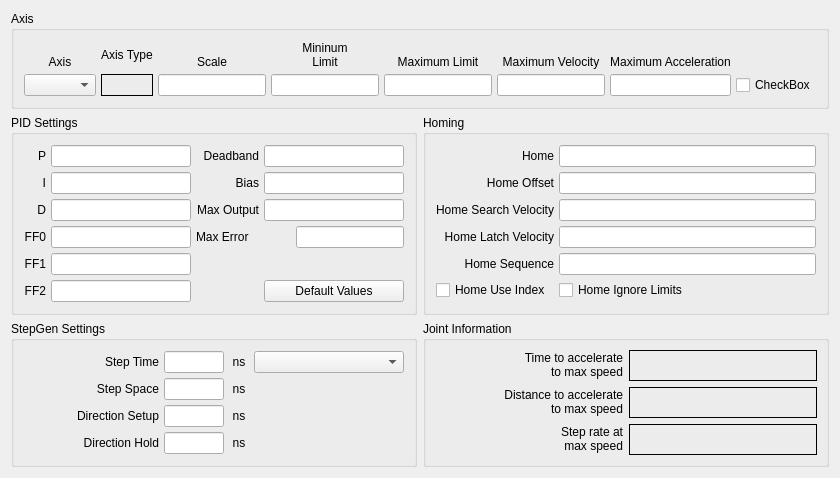
          <widget class="QWidget" name="joint4tab">
           <attribute name="title">
            <string>Joint 4</string>
           </attribute>
           <layout class="QGridLayout" name="gridLayout_25">
            <item row="0" column="0" colspan="2">
             <widget class="QGroupBox" name="jointAxisGroup_4">
              <property name="title">
               <string>Axis</string>
              </property>
              <layout class="QGridLayout" name="gridLayout_22">
               <property name="leftMargin">
                <number>10</number>
               </property>
               <property name="topMargin">
                <number>10</number>
               </property>
               <property name="rightMargin">
                <number>10</number>
               </property>
               <property name="bottomMargin">
                <number>10</number>
               </property>
               <property name="spacing">
                <number>5</number>
               </property>
               <item row="1" column="0">
                <widget class="QComboBox" name="axisCB_4"/>
               </item>
               <item row="0" column="3">
                <widget class="QLabel" name="label_66">
                 <property name="text">
                  <string>&lt;html&gt;&lt;head/&gt;&lt;body&gt;&lt;p&gt;Mininum&lt;br/&gt;Limit&lt;/p&gt;&lt;/body&gt;&lt;/html&gt;</string>
                 </property>
                 <property name="alignment">
                  <set>Qt::AlignBottom|Qt::AlignHCenter</set>
                 </property>
                 <property name="wordWrap">
                  <bool>true</bool>
                 </property>
                </widget>
               </item>
               <item row="0" column="0">
                <widget class="QLabel" name="label_59">
                 <property name="text">
                  <string>Axis</string>
                 </property>
                 <property name="alignment">
                  <set>Qt::AlignBottom|Qt::AlignHCenter</set>
                 </property>
                </widget>
               </item>
               <item row="1" column="3">
                <widget class="QLineEdit" name="minLimit_4">
                 <property name="alignment">
                  <set>Qt::AlignRight|Qt::AlignTrailing|Qt::AlignVCenter</set>
                 </property>
                </widget>
               </item>
               <item row="1" column="4">
                <widget class="QLineEdit" name="maxLimit_4">
                 <property name="alignment">
                  <set>Qt::AlignRight|Qt::AlignTrailing|Qt::AlignVCenter</set>
                 </property>
                </widget>
               </item>
               <item row="0" column="4">
                <widget class="QLabel" name="label_71">
                 <property name="text">
                  <string>Maximum Limit</string>
                 </property>
                 <property name="textFormat">
                  <enum>Qt::AutoText</enum>
                 </property>
                 <property name="alignment">
                  <set>Qt::AlignBottom|Qt::AlignHCenter</set>
                 </property>
                 <property name="wordWrap">
                  <bool>true</bool>
                 </property>
                </widget>
               </item>
               <item row="0" column="5">
                <widget class="QLabel" name="label_80">
                 <property name="text">
                  <string>Maximum Velocity</string>
                 </property>
                 <property name="alignment">
                  <set>Qt::AlignBottom|Qt::AlignHCenter</set>
                 </property>
                 <property name="wordWrap">
                  <bool>true</bool>
                 </property>
                </widget>
               </item>
               <item row="1" column="5">
                <widget class="QLineEdit" name="maxVelocity_4">
                 <property name="alignment">
                  <set>Qt::AlignRight|Qt::AlignTrailing|Qt::AlignVCenter</set>
                 </property>
                </widget>
               </item>
               <item row="0" column="2">
                <widget class="QLabel" name="label_61">
                 <property name="text">
                  <string>Scale</string>
                 </property>
                 <property name="alignment">
                  <set>Qt::AlignBottom|Qt::AlignHCenter</set>
                 </property>
                </widget>
               </item>
               <item row="0" column="6">
                <widget class="QLabel" name="label_81">
                 <property name="text">
                  <string>Maximum Acceleration</string>
                 </property>
                 <property name="alignment">
                  <set>Qt::AlignBottom|Qt::AlignHCenter</set>
                 </property>
                 <property name="wordWrap">
                  <bool>true</bool>
                 </property>
                </widget>
               </item>
               <item row="1" column="6">
                <widget class="QLineEdit" name="maxAccel_4">
                 <property name="alignment">
                  <set>Qt::AlignRight|Qt::AlignTrailing|Qt::AlignVCenter</set>
                 </property>
                </widget>
               </item>
               <item row="0" column="1">
                <widget class="QLabel" name="label_31">
                 <property name="text">
                  <string>Axis Type</string>
                 </property>
                </widget>
               </item>
               <item row="1" column="1">
                <widget class="QLabel" name="axisType_4">
                 <property name="frameShape">
                  <enum>QFrame::Box</enum>
                 </property>
                 <property name="text">
                  <string/>
                 </property>
                </widget>
               </item>
               <item row="1" column="2">
                <widget class="QLineEdit" name="scale_4"/>
               </item>
               <item row="1" column="7">
                <widget class="QCheckBox" name="reverse_4">
                 <property name="text">
                  <string>CheckBox</string>
                 </property>
                </widget>
               </item>
              </layout>
             </widget>
            </item>
            <item row="1" column="0">
             <widget class="QGroupBox" name="groupBox_19">
              <property name="title">
               <string>PID Settings</string>
              </property>
              <layout class="QGridLayout" name="gridLayout_23">
               <property name="leftMargin">
                <number>10</number>
               </property>
               <property name="topMargin">
                <number>10</number>
               </property>
               <property name="rightMargin">
                <number>10</number>
               </property>
               <property name="bottomMargin">
                <number>10</number>
               </property>
               <property name="spacing">
                <number>5</number>
               </property>
               <item row="0" column="0">
                <widget class="QLabel" name="label_254">
                 <property name="text">
                  <string>P</string>
                 </property>
                 <property name="alignment">
                  <set>Qt::AlignRight|Qt::AlignTrailing|Qt::AlignVCenter</set>
                 </property>
                </widget>
               </item>
               <item row="0" column="1">
                <widget class="QLineEdit" name="p_4">
                 <property name="text">
                  <string/>
                 </property>
                 <property name="alignment">
                  <set>Qt::AlignRight|Qt::AlignTrailing|Qt::AlignVCenter</set>
                 </property>
                </widget>
               </item>
               <item row="0" column="2">
                <widget class="QLabel" name="label_255">
                 <property name="text">
                  <string>Deadband</string>
                 </property>
                 <property name="alignment">
                  <set>Qt::AlignRight|Qt::AlignTrailing|Qt::AlignVCenter</set>
                 </property>
                </widget>
               </item>
               <item row="0" column="3">
                <widget class="QLineEdit" name="deadband_4">
                 <property name="text">
                  <string/>
                 </property>
                 <property name="alignment">
                  <set>Qt::AlignRight|Qt::AlignTrailing|Qt::AlignVCenter</set>
                 </property>
                </widget>
               </item>
               <item row="1" column="0">
                <widget class="QLabel" name="label_256">
                 <property name="text">
                  <string>I</string>
                 </property>
                 <property name="alignment">
                  <set>Qt::AlignRight|Qt::AlignTrailing|Qt::AlignVCenter</set>
                 </property>
                </widget>
               </item>
               <item row="1" column="1">
                <widget class="QLineEdit" name="i_4">
                 <property name="text">
                  <string/>
                 </property>
                 <property name="alignment">
                  <set>Qt::AlignRight|Qt::AlignTrailing|Qt::AlignVCenter</set>
                 </property>
                </widget>
               </item>
               <item row="1" column="2">
                <widget class="QLabel" name="label_257">
                 <property name="text">
                  <string>Bias</string>
                 </property>
                 <property name="alignment">
                  <set>Qt::AlignRight|Qt::AlignTrailing|Qt::AlignVCenter</set>
                 </property>
                </widget>
               </item>
               <item row="1" column="3">
                <widget class="QLineEdit" name="bias_4">
                 <property name="text">
                  <string/>
                 </property>
                 <property name="alignment">
                  <set>Qt::AlignRight|Qt::AlignTrailing|Qt::AlignVCenter</set>
                 </property>
                </widget>
               </item>
               <item row="2" column="0">
                <widget class="QLabel" name="label_258">
                 <property name="text">
                  <string>D</string>
                 </property>
                 <property name="alignment">
                  <set>Qt::AlignRight|Qt::AlignTrailing|Qt::AlignVCenter</set>
                 </property>
                </widget>
               </item>
               <item row="2" column="1">
                <widget class="QLineEdit" name="d_4">
                 <property name="text">
                  <string/>
                 </property>
                 <property name="alignment">
                  <set>Qt::AlignRight|Qt::AlignTrailing|Qt::AlignVCenter</set>
                 </property>
                </widget>
               </item>
               <item row="2" column="2">
                <widget class="QLabel" name="label_259">
                 <property name="text">
                  <string>Max Output</string>
                 </property>
                 <property name="alignment">
                  <set>Qt::AlignRight|Qt::AlignTrailing|Qt::AlignVCenter</set>
                 </property>
                </widget>
               </item>
               <item row="2" column="3">
                <widget class="QLineEdit" name="maxOutput_4">
                 <property name="text">
                  <string/>
                 </property>
                 <property name="alignment">
                  <set>Qt::AlignRight|Qt::AlignTrailing|Qt::AlignVCenter</set>
                 </property>
                </widget>
               </item>
               <item row="3" column="0">
                <widget class="QLabel" name="label_260">
                 <property name="text">
                  <string>FF0</string>
                 </property>
                 <property name="alignment">
                  <set>Qt::AlignRight|Qt::AlignTrailing|Qt::AlignVCenter</set>
                 </property>
                </widget>
               </item>
               <item row="3" column="1">
                <widget class="QLineEdit" name="ff0_4">
                 <property name="text">
                  <string/>
                 </property>
                 <property name="alignment">
                  <set>Qt::AlignRight|Qt::AlignTrailing|Qt::AlignVCenter</set>
                 </property>
                </widget>
               </item>
               <item row="4" column="0">
                <widget class="QLabel" name="label_262">
                 <property name="text">
                  <string>FF1</string>
                 </property>
                 <property name="alignment">
                  <set>Qt::AlignRight|Qt::AlignTrailing|Qt::AlignVCenter</set>
                 </property>
                </widget>
               </item>
               <item row="4" column="1">
                <widget class="QLineEdit" name="ff1_4">
                 <property name="text">
                  <string/>
                 </property>
                 <property name="alignment">
                  <set>Qt::AlignRight|Qt::AlignTrailing|Qt::AlignVCenter</set>
                 </property>
                </widget>
               </item>
               <item row="5" column="0">
                <widget class="QLabel" name="label_263">
                 <property name="text">
                  <string>FF2</string>
                 </property>
                 <property name="alignment">
                  <set>Qt::AlignRight|Qt::AlignTrailing|Qt::AlignVCenter</set>
                 </property>
                </widget>
               </item>
               <item row="5" column="1">
                <widget class="QLineEdit" name="ff2_4">
                 <property name="text">
                  <string/>
                 </property>
                 <property name="alignment">
                  <set>Qt::AlignRight|Qt::AlignTrailing|Qt::AlignVCenter</set>
                 </property>
                </widget>
               </item>
               <item row="5" column="3">
                <widget class="QPushButton" name="pidDefault_4">
                 <property name="text">
                  <string>Default Values</string>
                 </property>
                </widget>
               </item>
               <item row="3" column="3" alignment="Qt::AlignRight">
                <widget class="QLineEdit" name="maxError_4"/>
               </item>
               <item row="3" column="2">
                <widget class="QLabel" name="label_188">
                 <property name="text">
                  <string>Max Error</string>
                 </property>
                </widget>
               </item>
              </layout>
             </widget>
            </item>
            <item row="1" column="1">
             <widget class="QGroupBox" name="groupBox_17">
              <property name="title">
               <string>Homing</string>
              </property>
              <layout class="QGridLayout" name="gridLayout_21">
               <property name="leftMargin">
                <number>10</number>
               </property>
               <property name="topMargin">
                <number>10</number>
               </property>
               <property name="rightMargin">
                <number>10</number>
               </property>
               <property name="bottomMargin">
                <number>10</number>
               </property>
               <property name="spacing">
                <number>5</number>
               </property>
               <item row="0" column="0">
                <widget class="QLabel" name="label_98">
                 <property name="text">
                  <string>Home</string>
                 </property>
                 <property name="alignment">
                  <set>Qt::AlignRight|Qt::AlignTrailing|Qt::AlignVCenter</set>
                 </property>
                </widget>
               </item>
               <item row="0" column="1">
                <widget class="QLineEdit" name="home_4">
                 <property name="toolTip">
                  <string>&lt;html&gt;&lt;head/&gt;&lt;body&gt;&lt;p&gt;Home is usually set to 0&lt;/p&gt;&lt;/body&gt;&lt;/html&gt;</string>
                 </property>
                 <property name="alignment">
                  <set>Qt::AlignLeading|Qt::AlignLeft|Qt::AlignVCenter</set>
                 </property>
                </widget>
               </item>
               <item row="1" column="0">
                <widget class="QLabel" name="label_99">
                 <property name="text">
                  <string>Home Offset</string>
                 </property>
                 <property name="alignment">
                  <set>Qt::AlignRight|Qt::AlignTrailing|Qt::AlignVCenter</set>
                 </property>
                </widget>
               </item>
               <item row="1" column="1">
                <widget class="QLineEdit" name="homeOffset_4">
                 <property name="toolTip">
                  <string>&lt;html&gt;&lt;head/&gt;&lt;body&gt;&lt;p&gt;Home Offset can be used to back off of the home switch&lt;/p&gt;&lt;/body&gt;&lt;/html&gt;</string>
                 </property>
                 <property name="alignment">
                  <set>Qt::AlignLeading|Qt::AlignLeft|Qt::AlignVCenter</set>
                 </property>
                </widget>
               </item>
               <item row="2" column="0">
                <widget class="QLabel" name="label_100">
                 <property name="text">
                  <string>Home Search Velocity</string>
                 </property>
                 <property name="alignment">
                  <set>Qt::AlignRight|Qt::AlignTrailing|Qt::AlignVCenter</set>
                 </property>
                </widget>
               </item>
               <item row="2" column="1">
                <widget class="QLineEdit" name="homeSearchVel_4">
                 <property name="toolTip">
                  <string>&lt;html&gt;&lt;head/&gt;&lt;body&gt;&lt;p&gt;Search Velocity is in units per second&lt;/p&gt;&lt;/body&gt;&lt;/html&gt;</string>
                 </property>
                 <property name="alignment">
                  <set>Qt::AlignLeading|Qt::AlignLeft|Qt::AlignVCenter</set>
                 </property>
                </widget>
               </item>
               <item row="3" column="0">
                <widget class="QLabel" name="label_101">
                 <property name="text">
                  <string>Home Latch Velocity</string>
                 </property>
                 <property name="alignment">
                  <set>Qt::AlignRight|Qt::AlignTrailing|Qt::AlignVCenter</set>
                 </property>
                </widget>
               </item>
               <item row="3" column="1">
                <widget class="QLineEdit" name="homeLatchVel_4">
                 <property name="toolTip">
                  <string>&lt;html&gt;&lt;head/&gt;&lt;body&gt;&lt;p&gt;Latch Velocity is in user units per second&lt;br/&gt;usually set slower than Search Velocity&lt;/p&gt;&lt;/body&gt;&lt;/html&gt;</string>
                 </property>
                 <property name="alignment">
                  <set>Qt::AlignLeading|Qt::AlignLeft|Qt::AlignVCenter</set>
                 </property>
                </widget>
               </item>
               <item row="5" column="0">
                <widget class="QCheckBox" name="homeUseIndex_4">
                 <property name="text">
                  <string>Home Use Index</string>
                 </property>
                </widget>
               </item>
               <item row="5" column="1">
                <widget class="QCheckBox" name="homeIgnoreLimits_4">
                 <property name="text">
                  <string>Home Ignore Limits</string>
                 </property>
                </widget>
               </item>
               <item row="4" column="1">
                <widget class="QLineEdit" name="homeSequence_4">
                 <property name="toolTip">
                  <string>&lt;html&gt;&lt;head/&gt;&lt;body&gt;&lt;p&gt;Home sequences start at 0 and do not skip a number.&lt;/p&gt;&lt;p&gt;Multiple joint axis use a negative number.&lt;/p&gt;&lt;p&gt;Leave blank to home the joint manually.&lt;/p&gt;&lt;/body&gt;&lt;/html&gt;</string>
                 </property>
                </widget>
               </item>
               <item row="4" column="0">
                <widget class="QLabel" name="label_141">
                 <property name="text">
                  <string>Home Sequence</string>
                 </property>
                 <property name="alignment">
                  <set>Qt::AlignRight|Qt::AlignTrailing|Qt::AlignVCenter</set>
                 </property>
                </widget>
               </item>
              </layout>
             </widget>
            </item>
            <item row="2" column="0">
             <widget class="QGroupBox" name="groupBox_20">
              <property name="title">
               <string>StepGen Settings</string>
              </property>
              <layout class="QGridLayout" name="gridLayout_24">
               <property name="leftMargin">
                <number>10</number>
               </property>
               <property name="topMargin">
                <number>10</number>
               </property>
               <property name="rightMargin">
                <number>10</number>
               </property>
               <property name="bottomMargin">
                <number>10</number>
               </property>
               <property name="spacing">
                <number>5</number>
               </property>
               <item row="0" column="0">
                <widget class="QLabel" name="label_106">
                 <property name="text">
                  <string>Step Time</string>
                 </property>
                 <property name="alignment">
                  <set>Qt::AlignRight|Qt::AlignTrailing|Qt::AlignVCenter</set>
                 </property>
                </widget>
               </item>
               <item row="0" column="1">
                <widget class="QLineEdit" name="stepTime_4">
                 <property name="maximumSize">
                  <size>
                   <width>60</width>
                   <height>16777215</height>
                  </size>
                 </property>
                 <property name="inputMask">
                  <string/>
                 </property>
                 <property name="text">
                  <string/>
                 </property>
                 <property name="alignment">
                  <set>Qt::AlignRight|Qt::AlignTrailing|Qt::AlignVCenter</set>
                 </property>
                </widget>
               </item>
               <item row="0" column="2">
                <widget class="QLabel" name="label_132">
                 <property name="minimumSize">
                  <size>
                   <width>20</width>
                   <height>0</height>
                  </size>
                 </property>
                 <property name="maximumSize">
                  <size>
                   <width>20</width>
                   <height>16777215</height>
                  </size>
                 </property>
                 <property name="text">
                  <string>ns</string>
                 </property>
                 <property name="alignment">
                  <set>Qt::AlignCenter</set>
                 </property>
                </widget>
               </item>
               <item row="1" column="0">
                <widget class="QLabel" name="label_133">
                 <property name="text">
                  <string>Step Space</string>
                 </property>
                 <property name="alignment">
                  <set>Qt::AlignRight|Qt::AlignTrailing|Qt::AlignVCenter</set>
                 </property>
                </widget>
               </item>
               <item row="1" column="1">
                <widget class="QLineEdit" name="stepSpace_4">
                 <property name="maximumSize">
                  <size>
                   <width>60</width>
                   <height>16777215</height>
                  </size>
                 </property>
                 <property name="text">
                  <string/>
                 </property>
                 <property name="alignment">
                  <set>Qt::AlignRight|Qt::AlignTrailing|Qt::AlignVCenter</set>
                 </property>
                </widget>
               </item>
               <item row="1" column="2">
                <widget class="QLabel" name="label_134">
                 <property name="minimumSize">
                  <size>
                   <width>20</width>
                   <height>0</height>
                  </size>
                 </property>
                 <property name="maximumSize">
                  <size>
                   <width>20</width>
                   <height>16777215</height>
                  </size>
                 </property>
                 <property name="text">
                  <string>ns</string>
                 </property>
                 <property name="alignment">
                  <set>Qt::AlignCenter</set>
                 </property>
                </widget>
               </item>
               <item row="2" column="0">
                <widget class="QLabel" name="label_135">
                 <property name="text">
                  <string>Direction Setup</string>
                 </property>
                 <property name="alignment">
                  <set>Qt::AlignRight|Qt::AlignTrailing|Qt::AlignVCenter</set>
                 </property>
                </widget>
               </item>
               <item row="2" column="1">
                <widget class="QLineEdit" name="dirSetup_4">
                 <property name="maximumSize">
                  <size>
                   <width>60</width>
                   <height>16777215</height>
                  </size>
                 </property>
                 <property name="text">
                  <string/>
                 </property>
                 <property name="alignment">
                  <set>Qt::AlignRight|Qt::AlignTrailing|Qt::AlignVCenter</set>
                 </property>
                </widget>
               </item>
               <item row="2" column="2">
                <widget class="QLabel" name="label_136">
                 <property name="minimumSize">
                  <size>
                   <width>20</width>
                   <height>0</height>
                  </size>
                 </property>
                 <property name="maximumSize">
                  <size>
                   <width>20</width>
                   <height>16777215</height>
                  </size>
                 </property>
                 <property name="text">
                  <string>ns</string>
                 </property>
                 <property name="alignment">
                  <set>Qt::AlignCenter</set>
                 </property>
                </widget>
               </item>
               <item row="3" column="0">
                <widget class="QLabel" name="label_137">
                 <property name="text">
                  <string>Direction Hold</string>
                 </property>
                 <property name="alignment">
                  <set>Qt::AlignRight|Qt::AlignTrailing|Qt::AlignVCenter</set>
                 </property>
                </widget>
               </item>
               <item row="3" column="1">
                <widget class="QLineEdit" name="dirHold_4">
                 <property name="maximumSize">
                  <size>
                   <width>60</width>
                   <height>16777215</height>
                  </size>
                 </property>
                 <property name="text">
                  <string/>
                 </property>
                 <property name="alignment">
                  <set>Qt::AlignRight|Qt::AlignTrailing|Qt::AlignVCenter</set>
                 </property>
                </widget>
               </item>
               <item row="3" column="2">
                <widget class="QLabel" name="label_138">
                 <property name="minimumSize">
                  <size>
                   <width>20</width>
                   <height>0</height>
                  </size>
                 </property>
                 <property name="maximumSize">
                  <size>
                   <width>20</width>
                   <height>16777215</height>
                  </size>
                 </property>
                 <property name="text">
                  <string>ns</string>
                 </property>
                 <property name="alignment">
                  <set>Qt::AlignCenter</set>
                 </property>
                </widget>
               </item>
               <item row="0" column="3">
                <widget class="QComboBox" name="driveCB_4">
                 <property name="minimumSize">
                  <size>
                   <width>150</width>
                   <height>0</height>
                  </size>
                 </property>
                </widget>
               </item>
              </layout>
             </widget>
            </item>
            <item row="2" column="1">
             <widget class="QGroupBox" name="gridGroupBox">
              <property name="title">
               <string>Joint Information</string>
              </property>
              <layout class="QGridLayout" name="gridLayout_36">
               <item row="0" column="0">
                <widget class="QLabel" name="label_207">
                 <property name="text">
                  <string>&lt;html&gt;&lt;head/&gt;&lt;body&gt;&lt;p align=&quot;right&quot;&gt;Time to accelerate&lt;br/&gt;to max speed&lt;/p&gt;&lt;/body&gt;&lt;/html&gt;</string>
                 </property>
                </widget>
               </item>
               <item row="1" column="0">
                <widget class="QLabel" name="label_208">
                 <property name="text">
                  <string>&lt;html&gt;&lt;head/&gt;&lt;body&gt;&lt;p align=&quot;right&quot;&gt;Distance to accelerate&lt;br/&gt;to max speed&lt;/p&gt;&lt;/body&gt;&lt;/html&gt;</string>
                 </property>
                </widget>
               </item>
               <item row="2" column="0">
                <widget class="QLabel" name="label_209">
                 <property name="text">
                  <string>&lt;html&gt;&lt;head/&gt;&lt;body&gt;&lt;p align=&quot;right&quot;&gt;Step rate at&lt;br/&gt;max speed&lt;/p&gt;&lt;/body&gt;&lt;/html&gt;</string>
                 </property>
                </widget>
               </item>
               <item row="1" column="1">
                <widget class="QLabel" name="distanceJoint_4">
                 <property name="frameShape">
                  <enum>QFrame::Box</enum>
                 </property>
                 <property name="text">
                  <string/>
                 </property>
                </widget>
               </item>
               <item row="0" column="1">
                <widget class="QLabel" name="timeJoint_4">
                 <property name="frameShape">
                  <enum>QFrame::Box</enum>
                 </property>
                 <property name="text">
                  <string/>
                 </property>
                </widget>
               </item>
               <item row="2" column="1">
                <widget class="QLabel" name="stepRateJoint_4">
                 <property name="frameShape">
                  <enum>QFrame::Box</enum>
                 </property>
                 <property name="text">
                  <string/>
                 </property>
                </widget>
               </item>
              </layout>
             </widget>
            </item>
           </layout>
          </widget>
